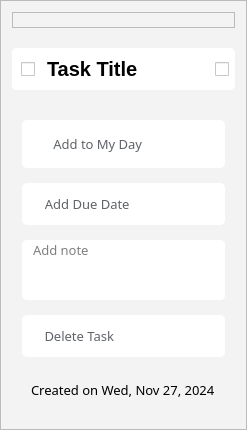
     <widget class="QFrame" name="task_details_frame">
      <property name="sizePolicy">
       <sizepolicy hsizetype="Fixed" vsizetype="Preferred">
        <horstretch>0</horstretch>
        <verstretch>0</verstretch>
       </sizepolicy>
      </property>
      <property name="minimumSize">
       <size>
        <width>200</width>
        <height>0</height>
       </size>
      </property>
      <property name="styleSheet">
       <string notr="true">background-color: rgb(243,243,243);
</string>
      </property>
      <property name="frameShape">
       <enum>QFrame::StyledPanel</enum>
      </property>
      <property name="frameShadow">
       <enum>QFrame::Raised</enum>
      </property>
      <layout class="QVBoxLayout" name="verticalLayout_4">
       <property name="spacing">
        <number>20</number>
       </property>
       <item>
        <widget class="QFrame" name="close_frame">
         <property name="sizePolicy">
          <sizepolicy hsizetype="Preferred" vsizetype="Fixed">
           <horstretch>0</horstretch>
           <verstretch>0</verstretch>
          </sizepolicy>
         </property>
         <property name="frameShape">
          <enum>QFrame::StyledPanel</enum>
         </property>
         <property name="frameShadow">
          <enum>QFrame::Raised</enum>
         </property>
         <layout class="QHBoxLayout" name="horizontalLayout_2">
          <property name="spacing">
           <number>0</number>
          </property>
          <property name="leftMargin">
           <number>0</number>
          </property>
          <property name="topMargin">
           <number>0</number>
          </property>
          <property name="rightMargin">
           <number>0</number>
          </property>
          <property name="bottomMargin">
           <number>0</number>
          </property>
          <item alignment="Qt::AlignRight">
           <widget class="QPushButton" name="close_button">
            <property name="styleSheet">
             <string notr="true">border:none;</string>
            </property>
            <property name="text">
             <string/>
            </property>
            <property name="icon">
             <iconset resource="../resources/icon.qrc">
              <normaloff>:/icon/icons/refresh.png</normaloff>:/icon/icons/refresh.png</iconset>
            </property>
            <property name="iconSize">
             <size>
              <width>20</width>
              <height>20</height>
             </size>
            </property>
           </widget>
          </item>
         </layout>
        </widget>
       </item>
       <item>
        <widget class="QFrame" name="task_title_frame_2">
         <property name="sizePolicy">
          <sizepolicy hsizetype="Minimum" vsizetype="Fixed">
           <horstretch>0</horstretch>
           <verstretch>0</verstretch>
          </sizepolicy>
         </property>
         <property name="styleSheet">
          <string notr="true">    border-radius: 5px;      /* Rounded corners */
	background-color: white</string>
         </property>
         <property name="frameShape">
          <enum>QFrame::StyledPanel</enum>
         </property>
         <property name="frameShadow">
          <enum>QFrame::Raised</enum>
         </property>
         <layout class="QHBoxLayout" name="horizontalLayout_4">
          <property name="spacing">
           <number>0</number>
          </property>
          <property name="leftMargin">
           <number>0</number>
          </property>
          <property name="topMargin">
           <number>0</number>
          </property>
          <property name="rightMargin">
           <number>0</number>
          </property>
          <property name="bottomMargin">
           <number>0</number>
          </property>
          <item alignment="Qt::AlignLeft">
           <widget class="QFrame" name="task_title_inside_frame">
            <property name="frameShape">
             <enum>QFrame::StyledPanel</enum>
            </property>
            <property name="frameShadow">
             <enum>QFrame::Raised</enum>
            </property>
            <layout class="QHBoxLayout" name="horizontalLayout_5">
             <item>
              <widget class="QCheckBox" name="done_check_3">
               <property name="sizePolicy">
                <sizepolicy hsizetype="Preferred" vsizetype="Fixed">
                 <horstretch>0</horstretch>
                 <verstretch>0</verstretch>
                </sizepolicy>
               </property>
               <property name="styleSheet">
                <string notr="true">QCheckBox::indicator::unchecked { image: url(:/icon/icons/circle.png); height: 20px; width: 20px}

QCheckBox::indicator::checked { image: url(:/icon/icons/check_fill.png); height: 20px; width: 20px}</string>
               </property>
               <property name="text">
                <string/>
               </property>
               <property name="checked">
                <bool>false</bool>
               </property>
              </widget>
             </item>
             <item>
              <widget class="QLabel" name="task_title_2">
               <property name="sizePolicy">
                <sizepolicy hsizetype="Preferred" vsizetype="Fixed">
                 <horstretch>0</horstretch>
                 <verstretch>0</verstretch>
                </sizepolicy>
               </property>
               <property name="font">
                <font>
                 <family>Segoe UI</family>
                 <pointsize>15</pointsize>
                 <weight>75</weight>
                 <bold>true</bold>
                </font>
               </property>
               <property name="text">
                <string>Task Title</string>
               </property>
              </widget>
             </item>
            </layout>
           </widget>
          </item>
          <item>
           <widget class="QCheckBox" name="important_check_4">
            <property name="sizePolicy">
             <sizepolicy hsizetype="Fixed" vsizetype="Fixed">
              <horstretch>0</horstretch>
              <verstretch>0</verstretch>
             </sizepolicy>
            </property>
            <property name="font">
             <font>
              <pointsize>9</pointsize>
             </font>
            </property>
            <property name="autoFillBackground">
             <bool>false</bool>
            </property>
            <property name="styleSheet">
             <string notr="true">QCheckBox::indicator::unchecked { image: url(:/icon/icons/star.png); height: 25px; width: 25px}

QCheckBox::indicator::checked { image: url(:/icon/icons/star_fill.png); height: 25px; width: 25px}</string>
            </property>
            <property name="text">
             <string/>
            </property>
            <property name="iconSize">
             <size>
              <width>16</width>
              <height>16</height>
             </size>
            </property>
            <property name="checked">
             <bool>false</bool>
            </property>
            <property name="tristate">
             <bool>false</bool>
            </property>
           </widget>
          </item>
         </layout>
        </widget>
       </item>
       <item>
        <widget class="QFrame" name="frame_3">
         <property name="styleSheet">
          <string notr="true">background: transparent</string>
         </property>
         <property name="frameShape">
          <enum>QFrame::StyledPanel</enum>
         </property>
         <property name="frameShadow">
          <enum>QFrame::Raised</enum>
         </property>
         <layout class="QVBoxLayout" name="verticalLayout_9">
          <property name="spacing">
           <number>15</number>
          </property>
          <item>
           <widget class="QFrame" name="add_to_my_day_frame">
            <property name="sizePolicy">
             <sizepolicy hsizetype="Minimum" vsizetype="Fixed">
              <horstretch>0</horstretch>
              <verstretch>0</verstretch>
             </sizepolicy>
            </property>
            <property name="styleSheet">
             <string notr="true">#add_to_my_day_frame{
background-color: white;
 border-radius: 5px;      /* Rounded corners */
}

#add_to_my_day_frame::hover {
    background-color: rgba(243, 243, 243, 0.8); 
}
</string>
            </property>
            <property name="frameShape">
             <enum>QFrame::StyledPanel</enum>
            </property>
            <property name="frameShadow">
             <enum>QFrame::Raised</enum>
            </property>
            <layout class="QHBoxLayout" name="horizontalLayout_6">
             <property name="topMargin">
              <number>12</number>
             </property>
             <property name="bottomMargin">
              <number>12</number>
             </property>
             <item alignment="Qt::AlignLeft">
              <widget class="QCheckBox" name="add_check">
               <property name="sizePolicy">
                <sizepolicy hsizetype="Fixed" vsizetype="Fixed">
                 <horstretch>0</horstretch>
                 <verstretch>0</verstretch>
                </sizepolicy>
               </property>
               <property name="minimumSize">
                <size>
                 <width>30</width>
                 <height>0</height>
                </size>
               </property>
               <property name="font">
                <font>
                 <family>Microsoft JhengHei</family>
                 <pointsize>10</pointsize>
                </font>
               </property>
               <property name="styleSheet">
                <string notr="true">QCheckBox::indicator::unchecked { image: url(:/icon/icons/sun.png); height: 22px; width: 22px}

QCheckBox::indicator::checked { image: url(:/icon/icons/sun_fill.png); height: 22px; width: 22px}

QCheckBox {color: #5f6368}</string>
               </property>
               <property name="text">
                <string> Add to My Day</string>
               </property>
              </widget>
             </item>
             <item>
              <widget class="QFrame" name="frame">
               <property name="frameShape">
                <enum>QFrame::StyledPanel</enum>
               </property>
               <property name="frameShadow">
                <enum>QFrame::Raised</enum>
               </property>
              </widget>
             </item>
            </layout>
           </widget>
          </item>
          <item>
           <widget class="QFrame" name="due_date_frame">
            <property name="sizePolicy">
             <sizepolicy hsizetype="Preferred" vsizetype="Fixed">
              <horstretch>0</horstretch>
              <verstretch>0</verstretch>
             </sizepolicy>
            </property>
            <property name="styleSheet">
             <string notr="true">#due_date_frame{
background-color: white;
 border-radius: 5px;      /* Rounded corners */
}

#due_date_frame::hover {
    background-color: rgba(243, 243, 243, 0.8); 
}
</string>
            </property>
            <property name="frameShape">
             <enum>QFrame::StyledPanel</enum>
            </property>
            <property name="frameShadow">
             <enum>QFrame::Raised</enum>
            </property>
            <layout class="QHBoxLayout" name="horizontalLayout_11">
             <property name="topMargin">
              <number>12</number>
             </property>
             <property name="bottomMargin">
              <number>12</number>
             </property>
             <item>
              <widget class="QPushButton" name="due_date_button">
               <property name="sizePolicy">
                <sizepolicy hsizetype="Fixed" vsizetype="Fixed">
                 <horstretch>0</horstretch>
                 <verstretch>0</verstretch>
                </sizepolicy>
               </property>
               <property name="minimumSize">
                <size>
                 <width>30</width>
                 <height>0</height>
                </size>
               </property>
               <property name="font">
                <font>
                 <family>Microsoft JhengHei</family>
                 <pointsize>10</pointsize>
                </font>
               </property>
               <property name="styleSheet">
                <string notr="true">border: none;
color: #5f6368</string>
               </property>
               <property name="text">
                <string>    Add Due Date</string>
               </property>
               <property name="icon">
                <iconset resource="../resources/icon.qrc">
                 <normaloff>:/icon/icons/calendar.png</normaloff>:/icon/icons/calendar.png</iconset>
               </property>
              </widget>
             </item>
             <item>
              <widget class="QFrame" name="frame_2">
               <property name="frameShape">
                <enum>QFrame::StyledPanel</enum>
               </property>
               <property name="frameShadow">
                <enum>QFrame::Raised</enum>
               </property>
              </widget>
             </item>
            </layout>
           </widget>
          </item>
          <item>
           <widget class="QFrame" name="add_note_frame">
            <property name="sizePolicy">
             <sizepolicy hsizetype="Minimum" vsizetype="Preferred">
              <horstretch>0</horstretch>
              <verstretch>0</verstretch>
             </sizepolicy>
            </property>
            <property name="styleSheet">
             <string notr="true">    border-radius: 5px;      /* Rounded corners */
	background-color: white</string>
            </property>
            <property name="frameShape">
             <enum>QFrame::StyledPanel</enum>
            </property>
            <property name="frameShadow">
             <enum>QFrame::Raised</enum>
            </property>
            <layout class="QVBoxLayout" name="verticalLayout_7">
             <property name="spacing">
              <number>0</number>
             </property>
             <property name="leftMargin">
              <number>9</number>
             </property>
             <property name="topMargin">
              <number>0</number>
             </property>
             <property name="rightMargin">
              <number>0</number>
             </property>
             <property name="bottomMargin">
              <number>0</number>
             </property>
             <item>
              <widget class="QLineEdit" name="input_note">
               <property name="sizePolicy">
                <sizepolicy hsizetype="Expanding" vsizetype="Preferred">
                 <horstretch>0</horstretch>
                 <verstretch>0</verstretch>
                </sizepolicy>
               </property>
               <property name="minimumSize">
                <size>
                 <width>0</width>
                 <height>60</height>
                </size>
               </property>
               <property name="maximumSize">
                <size>
                 <width>16777215</width>
                 <height>16777215</height>
                </size>
               </property>
               <property name="font">
                <font>
                 <family>Microsoft JhengHei</family>
                 <pointsize>10</pointsize>
                </font>
               </property>
               <property name="styleSheet">
                <string notr="true"/>
               </property>
               <property name="text">
                <string/>
               </property>
               <property name="frame">
                <bool>false</bool>
               </property>
               <property name="alignment">
                <set>Qt::AlignLeading|Qt::AlignLeft|Qt::AlignTop</set>
               </property>
               <property name="placeholderText">
                <string>Add note</string>
               </property>
              </widget>
             </item>
            </layout>
           </widget>
          </item>
          <item>
           <widget class="QFrame" name="delete_task">
            <property name="sizePolicy">
             <sizepolicy hsizetype="Minimum" vsizetype="Fixed">
              <horstretch>0</horstretch>
              <verstretch>0</verstretch>
             </sizepolicy>
            </property>
            <property name="styleSheet">
             <string notr="true">#delete_task {    border-radius: 5px;      /* Rounded corners */
	background-color: white}

#delete_task::hover {
    background-color: rgba(243, 243, 243, 0.8); 
}

</string>
            </property>
            <property name="frameShape">
             <enum>QFrame::StyledPanel</enum>
            </property>
            <property name="frameShadow">
             <enum>QFrame::Raised</enum>
            </property>
            <layout class="QHBoxLayout" name="horizontalLayout_8">
             <property name="topMargin">
              <number>12</number>
             </property>
             <property name="bottomMargin">
              <number>12</number>
             </property>
             <item>
              <widget class="QPushButton" name="add_file_button">
               <property name="sizePolicy">
                <sizepolicy hsizetype="Fixed" vsizetype="Fixed">
                 <horstretch>0</horstretch>
                 <verstretch>0</verstretch>
                </sizepolicy>
               </property>
               <property name="minimumSize">
                <size>
                 <width>30</width>
                 <height>0</height>
                </size>
               </property>
               <property name="font">
                <font>
                 <family>Microsoft JhengHei</family>
                 <pointsize>10</pointsize>
                </font>
               </property>
               <property name="styleSheet">
                <string notr="true">border:none;
color: #5f6368</string>
               </property>
               <property name="text">
                <string>    Delete Task</string>
               </property>
               <property name="icon">
                <iconset resource="../resources/icon.qrc">
                 <normaloff>:/icon/icons/trash.png</normaloff>:/icon/icons/trash.png</iconset>
               </property>
              </widget>
             </item>
             <item>
              <widget class="QLabel" name="add_file_label">
               <property name="font">
                <font>
                 <family>Microsoft JhengHei</family>
                 <pointsize>10</pointsize>
                </font>
               </property>
               <property name="styleSheet">
                <string notr="true">color: #5f6368</string>
               </property>
               <property name="text">
                <string/>
               </property>
              </widget>
             </item>
            </layout>
           </widget>
          </item>
          <item>
           <widget class="QFrame" name="created_date_frame">
            <property name="styleSheet">
             <string notr="true">QFrame .frame_12 {frameShape: none}</string>
            </property>
            <property name="frameShape">
             <enum>QFrame::NoFrame</enum>
            </property>
            <property name="frameShadow">
             <enum>QFrame::Plain</enum>
            </property>
            <property name="lineWidth">
             <number>6</number>
            </property>
            <layout class="QVBoxLayout" name="verticalLayout_5">
             <property name="spacing">
              <number>0</number>
             </property>
             <property name="leftMargin">
              <number>9</number>
             </property>
             <property name="topMargin">
              <number>9</number>
             </property>
             <property name="rightMargin">
              <number>9</number>
             </property>
             <property name="bottomMargin">
              <number>9</number>
             </property>
             <item alignment="Qt::AlignHCenter|Qt::AlignBottom">
              <widget class="QLabel" name="created_date_label">
               <property name="font">
                <font>
                 <family>Microsoft JhengHei</family>
                 <pointsize>10</pointsize>
                </font>
               </property>
               <property name="text">
                <string>Created on Wed, Nov 27, 2024</string>
               </property>
              </widget>
             </item>
            </layout>
           </widget>
          </item>
         </layout>
        </widget>
       </item>
      </layout>
     </widget>
